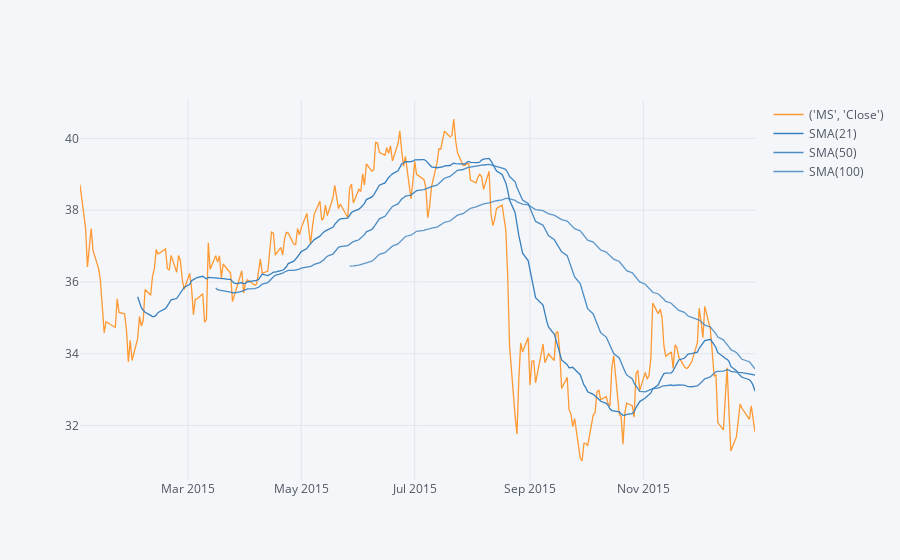

The notebook cell this image was saved under:
### Markdown cell above
** Use .ta_plot(study='sma') to create a Simple Moving Averages plot of Morgan Stanley for the year 2015.**

### Code cell
start=datetime(2015,1,1)
end=datetime(2015,12,31)
#bank_stocks.loc[start:end]['MS'].iplot(kind='candle')
bank_stocks.loc[start:end]['MS','Close'].ta_plot(study='sma',periods=[21,50,100])

### Figure 1 — Plotly figure (JSON) as saved in the notebook; plotly's stock layout.template omitted (floating-point values rounded to 4 significant figures; data arrays with more than 128 entries replaced by an {"elided": "..."} marker saying what was removed)
{"data": [{"line": {"color": "rgba(255, 153, 51, 1.0)", "dash": "solid", "shape": "linear", "width": 1.3}, "mode": "lines", "name": "('MS', 'Close')", "text": "", "type": "scatter", "x": {"elided": "252 str values"}, "y": {"elided": "252 float values"}}, {"line": {"color": "rgba(55, 128, 191, 1.0)", "dash": "solid", "shape": "linear", "width": 1.3}, "mode": "lines", "name": "SMA(21)", "text": "", "type": "scatter", "x": {"elided": "252 str values"}, "y": {"elided": "252 mixed values"}}, {"line": {"color": "rgba(55, 128, 191, 0.8999999999999999)", "dash": "solid", "shape": "linear", "width": 1.3}, "mode": "lines", "name": "SMA(50)", "text": "", "type": "scatter", "x": {"elided": "252 str values"}, "y": {"elided": "252 mixed values"}}, {"line": {"color": "rgba(55, 128, 191, 0.7999999999999998)", "dash": "solid", "shape": "linear", "width": 1.3}, "mode": "lines", "name": "SMA(100)", "text": "", "type": "scatter", "x": {"elided": "252 str values"}, "y": {"elided": "252 mixed values"}}], "layout": {"legend": {"bgcolor": "#F5F6F9", "font": {"color": "#4D5663"}}, "paper_bgcolor": "#F5F6F9", "plot_bgcolor": "#F5F6F9", "title": {"font": {"color": "#4D5663"}}, "xaxis": {"gridcolor": "#E1E5ED", "showgrid": true, "tickfont": {"color": "#4D5663"}, "title": {"font": {"color": "#4D5663"}, "text": ""}, "zerolinecolor": "#E1E5ED"}, "yaxis": {"gridcolor": "#E1E5ED", "showgrid": true, "tickfont": {"color": "#4D5663"}, "title": {"font": {"color": "#4D5663"}, "text": ""}, "zerolinecolor": "#E1E5ED"}}}
